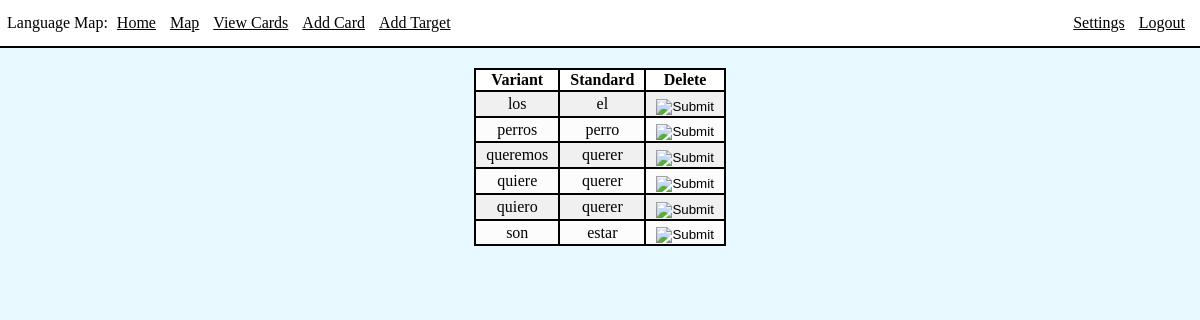
/variants (signed in), run on the app's committed database.
### app/models.py (models this page shows, shortened)
class Variant(db.Model):
    id = db.Column(db.Integer, primary_key=True)
    word = db.Column(db.String(20), index=True)
    card_id = db.Column(db.Integer, db.ForeignKey('card.id'))

class Card(db.Model):
    id = db.Column(db.Integer, primary_key=True)
    word = db.Column(db.String(64), index=True, unique=True)
    translation = db.Column(db.String(1000), index=True)
    variants = db.relationship("Variant", backref='card', lazy=True)

### app/routes.py (the view)
@app.route('/variants', methods=['GET', 'POST'])
@login_required
def variants():
    variants = Variant.query.filter().order_by(Variant.word)
    return render_template('variants.html', title='Manage Variants', variants=variants)

### app/models.py (called while the page is built)
@login.user_loader
def load_user(id):
    return User.query.get(int(id))

### app/templates/variants.html
{% extends 'base.html' %}
{% block content %}
    <div class="int">
        <table>
            <thead>
                <th>Variant</th>
                <th>Standard</th>
                <th>Delete</th>
            </thead>
            <tbody>
            {% for variant in variants %}
            <tr>
                <td>{{ variant.word }}</td>
                <td>{{ variant.card.word }}</td>
                <td>
                    <form action="{{ url_for('deleteVariant', variantID=variant.id) }}" method="POST">
                        <input type="image" class="btnimg" src="../static/images/delete.png">
                    </form>
                </td>
            </tr>
            {% endfor %}
            </tbody>
        </table>
    </div>
{% endblock %}

### app/static/style.css (style rules this page uses)
html, body { background-color: rgb(232, 250, 255); margin: 0px; padding: 0px; }
.int { margin: 20px; }
table { margin-left: auto; margin-right: auto; border: 2px solid black; text-align: center; border-collapse: collapse; }
thead { background-color: white; }
th, td { border: 2px solid black; padding-left: 10px; padding-right: 10px; }
tbody { background-color: rgb(240, 240, 240); }
tr:nth-child(even) { background-color: rgb(252, 252, 252); }
.btnimg { position: relative; margin-top: 10%; margin-left: auto; }

### data on the page
Variant: word "los", card.word "el"
Variant: word "perros", card.word "perro"
Variant: word "queremos", card.word "querer"
Variant: word "quiere", card.word "querer"
Variant: word "quiero", card.word "querer"
Variant: word "son", card.word "estar"
